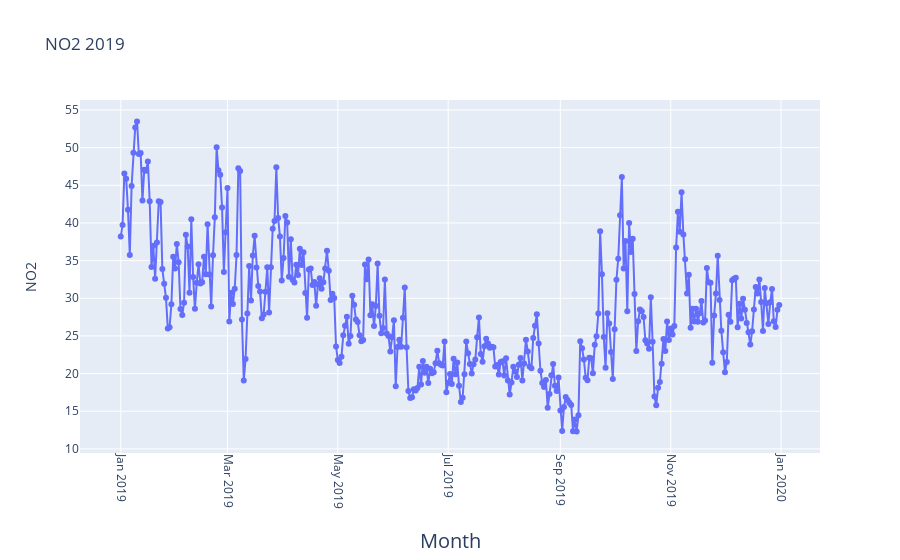

Write notebook code for a chart like this one.
### Code cell
#2019
fig = go.Figure(go.Scatter(
    mode = "lines+markers",
    y = aqi_level_19.iloc[:,2],
    x = aqi_level_19.iloc[:,1]))
fig.update_xaxes(
        tickangle = 90,
        title_text = "Month",
        title_font = {"size": 20},
        title_standoff = 25)

fig.update_yaxes(
        title_text = "NO2",
        title_standoff = 25)
fig.update_layout(title_text="NO2 2019")

fig.show()

### Figure 1 — Plotly figure (JSON) as saved in the notebook; plotly's stock layout.template omitted (floating-point values rounded to 4 significant figures; data arrays with more than 128 entries replaced by an {"elided": "..."} marker saying what was removed)
{"data": [{"mode": "lines+markers", "type": "scatter", "x": {"elided": "365 str values"}, "y": {"elided": "365 float values"}}], "layout": {"title": {"text": "NO2 2019"}, "xaxis": {"tickangle": 90, "title": {"font": {"size": 20}, "standoff": 25, "text": "Month"}}, "yaxis": {"title": {"standoff": 25, "text": "NO2"}}}}
